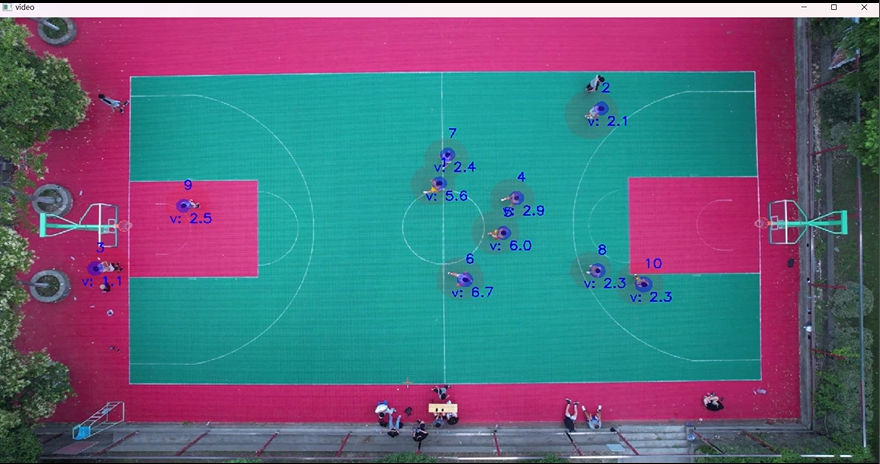
#> input picture images/tracking1.png, 880 x 464 px, given in place of out10.mp4, which was not available
$ python test_avec_hommography.py
#> lines starting #> are read from the running program, lines starting #| are printed output that depends on the picture; pictures that were not available may be replaced by others from this repository, and a replacement may not be noted
#> in framebyframe, frame is the input picture: shape (464, 880, 3); mean B, G, R 124.7, 104.9, 92.7
### stitching/framebyframe.py
import cv2
from resize_imageP import resize_image

# [58 lines left out: functions framebyframe, count_frames, not called in this run]


# [8 lines that do not run on import are left out]

### stitching/get_image_halves.py
import cv2
from framebyframe import framebyframe
from resize_imageP import resize_image
import tkinter as tk


def get_image_halves(image):
    """
    This function takes an image as input and returns the left and right halves of the image.

    Args:
    - image (numpy.ndarray): The input image.

    Returns:
    - left_half (numpy.ndarray): The left half of the image.
    - right_half (numpy.ndarray): The right half of the image.
    """
    # Get the width of the image
    _, width = image.shape[:2]
#> width = 880

    # Define the width of each half (half of the image width)
    half_width = width // 2
#> half_width = 440

    # Extract the left half of the image
    left_half = image[:, :half_width - 2]
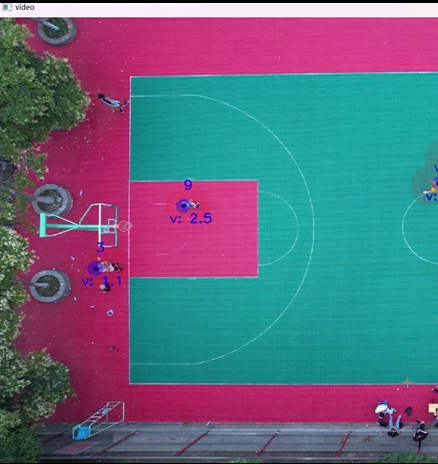
#> left_half: shape (464, 438, 3); mean B, G, R 126.2, 105.7, 97.1

    # Extract the right half of the image
    right_half = image[:, half_width + 2:]
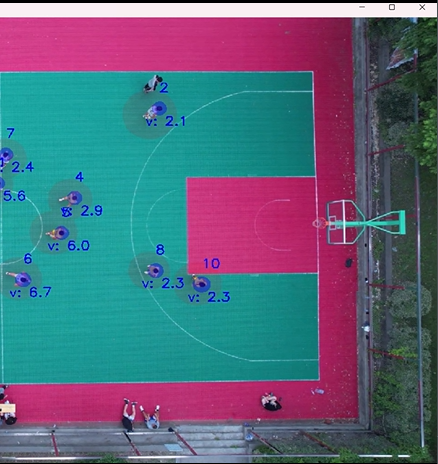
#> right_half: shape (464, 438, 3); mean B, G, R 122.9, 103.8, 88.4

    return left_half, right_half


def get_image_halves_without_border(image):
    """
    This function takes an image as input and returns the left and right halves of the image.
    without borders.

    Args:
    - image (numpy.ndarray): The input image.

    Returns:
    - left_half (numpy.ndarray): The left half of the image.
    - right_half (numpy.ndarray): The right half of the image.
    """
    # Splitting the image into halves for rejoining later
    left_half, right_half = get_image_halves(image)

    # Removing borders for terrain analysis
    _, left_half = get_image_halves(left_half)
#> in get_image_halves (call 2), `left_half = image[:, :half_width - 2]`:
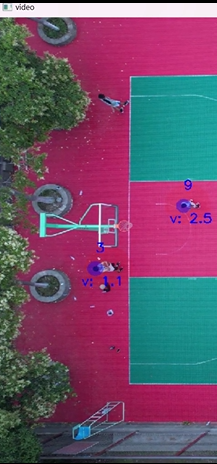
#> left_half: shape (464, 217, 3); mean B, G, R 105.1, 79.9, 111.5
#> in get_image_halves (call 2), `right_half = image[:, half_width + 2:]`:
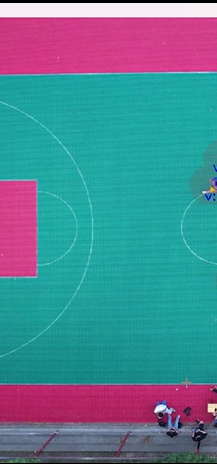
#> right_half: shape (464, 217, 3); mean B, G, R 147.1, 131.5, 82.5
    right_half, _ = get_image_halves(right_half)
#> in get_image_halves (call 3), `left_half = image[:, :half_width - 2]`:
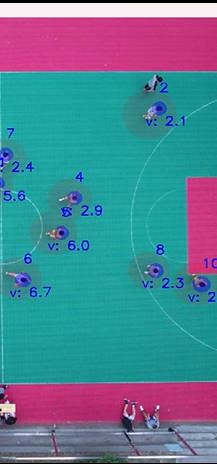
#> left_half: shape (464, 217, 3); mean B, G, R 147.4, 128.5, 84.3
#> in get_image_halves (call 3), `right_half = image[:, half_width + 2:]`:
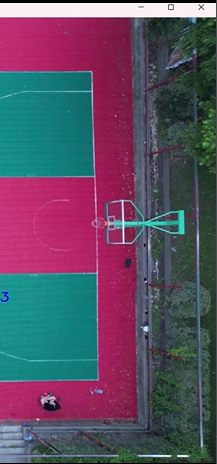
#> right_half: shape (464, 217, 3); mean B, G, R 98.1, 79, 92.1

    return left_half, right_half


# [13 lines left out: function get_screen_size, not called in this run]


# [32 lines that do not run on import are left out]


### stitching/test_avec_hommography.py
import cv2
import numpy as np
from stitching.resize_imageP import resize_image
from stitching.framebyframe import framebyframe
from stitching.get_image_halves import get_image_halves, get_image_halves_without_border

# taking two images for stiching
img1 = cv2.imread('left_part.png')
img2 = cv2.imread('right_part.png')

def keypoints(img1, img2):
    """detection keypoints

    -Args : image numpy

    -Return : pts1,pts2,matches
    """
    sift = cv2.SIFT_create()
    # find the keypoints and descriptors with SIFT
    kp1, des1 = sift.detectAndCompute(img1,None)
#> kp1 = 85 keypoints; strongest (x, y, size): (160, 408, 5.4), (211, 408, 5.5), (201, 422, 1.9), (204, 192, 1.9)
    kp2, des2 = sift.detectAndCompute(img2,None)
#> kp2 = 197 keypoints; strongest (x, y, size): (158, 407, 2.1), (142, 408, 2.1), (126, 415, 2.1), (132, 417, 3.2)
    # FLANN parameters
    # FINDING INDEX PARAMETERS FOR FLANN OPERATORS
    des1 = np.float32(des1)
    des2 = np.float32(des2)
    FLANN_INDEX_KDTREE = 1
    index_params = dict(algorithm = FLANN_INDEX_KDTREE, trees = 5)
    search_params = dict(checks=50)
    flann = cv2.FlannBasedMatcher(index_params,search_params)
    matches = flann.knnMatch(des1,des2,k=2)
#> matches = 85 matches
    pts1 = []
    pts2 = []
    # ratio test as per Lowe's paper for best matches
    for i,(m,n) in enumerate(matches):
        if m.distance < 0.7*n.distance:
            pts2.append(kp2[m.trainIdx].pt)
            pts1.append(kp1[m.queryIdx].pt)
#> this loop made 85 passes
#> after the loop, pts1 = [(72.05, 452.9), (129.5, 456.9), (179, 460.9)]; pts2 = [(10.4, 454.2), (109.7, 461.1), (109.7, 461.1)]
    pts1 = np.float32(pts1)
#> pts1 = [[72.05, 452.9], [129.5, 456.9], [179, 460.9]]
    pts2 = np.float32(pts2)
#> pts2 = [[10.4, 454.2], [109.7, 461.1], [109.7, 461.1]]
    return pts1,pts2,matches


def hommography(img1, img2):
    """take two image and return the matching image"""
        #find correspondence
    pts1, pts2, matches = keypoints(img1, img2)
    #threshold num of correspondence obtain
    if len(matches) <= 15:
        print("image pair is not suaitable for stiching")
        #M = np.identity(3) # no homography generated
    else:
        # find homography matrix between images :
        M , mask = cv2.findHomography(pts2, pts1, cv2.RANSAC, ransacReprojThreshold = 3)
        #final width, height of stiched image
        width = img1.shape[1] + img2.shape[1]
        height = img1.shape[0] + 100
        results = cv2.warpPerspective(img2, M, (width,height))
        #appending images 2 to first
        results[0:img1.shape[0],0:img1.shape[1]] = img1


    # cv2.imshow('img',results)
    # cv2.imwrite('results1.png',results)     #for saving image
    # cv2.waitKey(0)
    return results

def hommography_return_M(img1, img2):
    """take two image and return the matching image"""
        #find correspondence
    pts1, pts2, matches = keypoints(img1, img2)
#> pts1 = [[72.05, 452.9], [129.5, 456.9], [179, 460.9]]; pts2 = [[10.4, 454.2], [109.7, 461.1], [109.7, 461.1]]; matches = 85 matches
    #threshold num of correspondence obtain
    if len(matches) <= 15:
        print("image pair is not suaitable for stiching")
        return None
        #M = np.identity(3) # no homography generated
    else:
        # find homography matrix between images :
#> (the run stopped early here; a loop or call above may not have finished)

$ run again, on images/tracking2.png
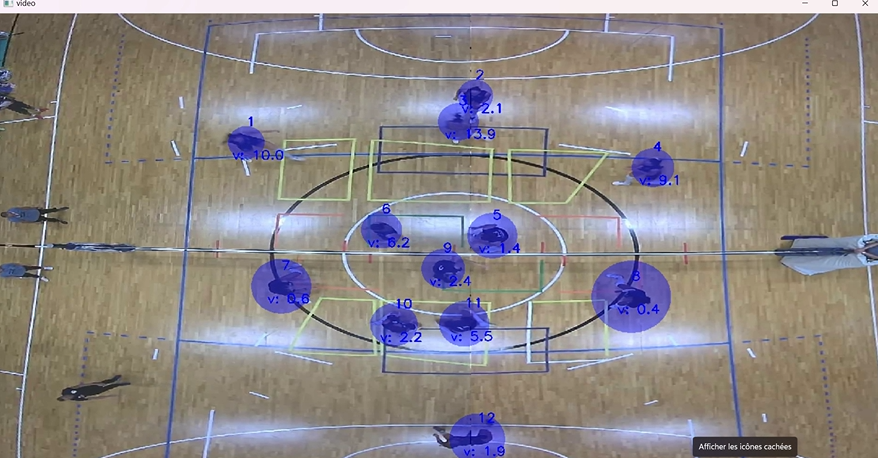
#> input picture images/tracking2.png, 878 x 458 px, given in place of out10.mp4, which was not available
#> in framebyframe, frame is the input picture: shape (458, 878, 3); mean B, G, R 133.3, 135.7, 142
#> left_half: shape (458, 216, 3)
#> right_half: shape (458, 217, 3)
#> in get_image_halves (call 3), `right_half = image[:, half_width + 2:]`:
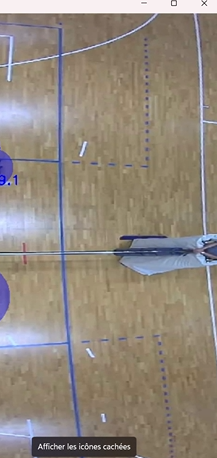
#> right_half: shape (458, 217, 3); mean B, G, R 125.1, 136.3, 146.2
#> kp1 = 344 keypoints; strongest (x, y, size): (31, 118, 2.1), (196, 340, 2), (158, 343, 2), (93, 315, 2)
#> kp2 = 437 keypoints; strongest (x, y, size): (58, 105, 2.2), (90, 343, 2), (3, 440, 2.3), (84, 345, 2.1)
#> in keypoints, `matches = flann.knnMatch(des1,des2,k=2)`: matches = 344 matches
#> after the loop in keypoints, `for i,(m,n) in enumerate(matches):`: pts1 = [(30.66, 118), (57.49, 259.8), (58.05, 180), (104, 14.61), (122.9, 264.7), (132.3, 183.8), (147.5, 178.7), (160.4, 138), (185.3, 240.4), (197.6, 335), (208.7, 298.5)]; pts2 = [(58.07, 104.6), (203.4, 264.4), (45.99, 183.9), (169.4, 14.54), (45.99, 183.9), (45.99, 183.9), (45.99, 183.9), (46.06, 447.3), (38.86, 72.44), (44.16, 106), (130.3, 303)]
#> in keypoints, `pts1 = np.float32(pts1)`: pts1 = [[30.66, 118], [57.49, 259.8], [58.05, 180], [104, 14.61], [122.9, 264.7], [132.3, 183.8], [147.5, 178.7], [160.4, 138], [185.3, 240.4], [197.6, 335], [208.7, 298.5]]
#> in keypoints, `pts2 = np.float32(pts2)`: pts2 = [[58.07, 104.6], [203.4, 264.4], [45.99, 183.9], [169.4, 14.54], [45.99, 183.9], [45.99, 183.9], [45.99, 183.9], [46.06, 447.3], [38.86, 72.44], [44.16, 106], [130.3, 303]]
#> in hommography_return_M, `pts1, pts2, matches = keypoints(img1, img2)`: matches = 344 matches
#> in hommography_return_M, `M , mask = cv2.findHomography(pts2, pts1, cv2.RANSAC, ransacReprojThre..`: M = [[-1, 1.05, -23.41], [0.26, 0.542, 39.29], [0.000947, -0.00108, 1]]; mask = [1, 1, 0, 0, 0, 0, 1, 0, 0, 0, 1]
#> in resize_image, ``:
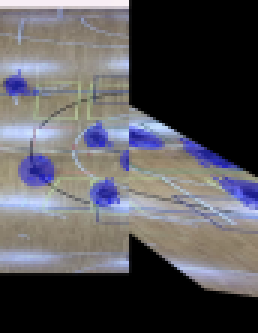
#> resized_img: shape (111, 86, 3) (shown 3 times larger); mean B, G, R 89.8, 85.8, 87.5
